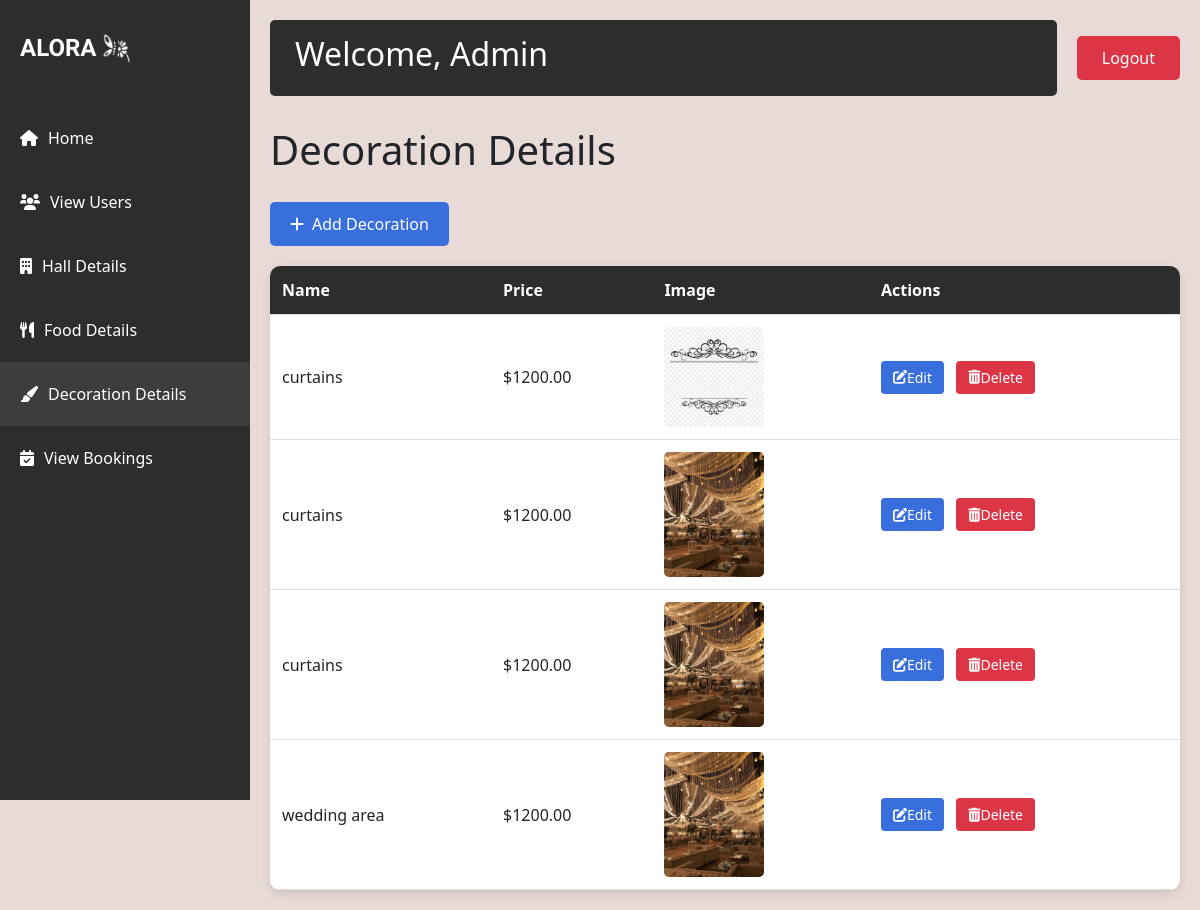
The page /decorationdetails on the database its author committed.
### app/models.py (models this page shows)
class Decoration(models.Model):
    decoration_name=models.CharField(max_length=100,null=True,blank=True)
    decoration_image=models.FileField(upload_to='images/')
    decoration_price=models.DecimalField(max_digits=10,decimal_places=2)

### app/views.py (the view)
# urls.py: path('decorationdetails',views.decoration_details,name='decorationdetails'),
def decoration_details(request):
    data=Decoration.objects.all()
    return render(request,'decoration_details.html',{'datas':data})

### templates/decoration_details.html (shortened to what this page needs)
<!DOCTYPE html>
<html lang="en">
<head>
    {% load static %}
    <link href="https://cdn.jsdelivr.net/npm/bootstrap@5.3.0/dist/css/bootstrap.min.css" rel="stylesheet">
    <link rel="stylesheet" href="https://cdnjs.cloudflare.com/ajax/libs/font-awesome/6.0.0-beta3/css/all.min.css">
</head>
<body>
    <div class="sidebar">
        <div class="logo-container">
            <div class="logo">ALORA</div>
            <img src="{% static 'aloral.png' %}" alt="Light Bulb" class="logo-image">
        </div>
        <nav class="nav flex-column">
            <a class="nav-link" href="{% url 'admin' %}">
                <i class="fas fa-home"></i> Home
            </a>
            <a class="nav-link" href="{% url 'viewusers' %}">
                <i class="fas fa-users"></i> View Users
            </a>
            <a class="nav-link" href="{% url 'halldetails' %}">
                <i class="fas fa-building"></i> Hall Details
            </a>
            <a class="nav-link" href="{% url 'fooddetails' %}">
                <i class="fas fa-utensils"></i> Food Details
            </a>
            <a class="nav-link active" href="{% url 'decorationdetails' %}">
                <i class="fas fa-paint-brush"></i> Decoration Details
            </a>
            <a class="nav-link" href="{% url 'admin_view_booking' %}">
                <i class="fas fa-calendar-check"></i> View Bookings
            </a>
        </nav>
    </div>
    <div class="main-content">
        <div class="top-nav">
            <div class="welcome-section">
                <h2>Welcome, Admin</h2>
            </div>
            <a href="{% url 'logout' %}" class="logout-btn">Logout</a>
        </div>
        <h1>Decoration Details</h1>
        <a href="{% url 'adddecoration' %}" class="add-button">
            <i class="fas fa-plus"></i> Add Decoration
        </a>
        <table class="decoration-table">
            <thead>
                <tr>
                    <th>Name</th>
                    <th>Price</th>
                    <th>Image</th>
                    <th>Actions</th>
                </tr>
            </thead>
            <tbody>
                {% for x in datas %}
                <tr>
                    <td>{{ x.decoration_name }}</td>
                    <td>${{ x.decoration_price }}</td>
                    <td><img src="{{ x.decoration_image.url }}" alt="{{ x.decoration_name }}"></td>
                    <td>
                        <a href="{% url 'updatedecoration' x.id %}" class="action-btn edit-btn">
                            <i class="fas fa-edit"></i> Edit
                        </a>
                        <a href="{% url 'delete_decoration' x.id %}" class="action-btn delete-btn">
                            <i class="fas fa-trash-alt"></i> Delete
                        </a>
                    </td>
                </tr>
                {% empty %}
                <tr>
                    <td colspan="4">No decorations found.</td>
                </tr>
                {% endfor %}
            </tbody>
        </table>
    </div>
</body>
</html>

### templates/decoration_details.html (style rules this page uses)
body { background-color: #e8dad6; min-height: 100vh; }
.sidebar { background-color: #2d2d2d; color: white; min-height: 100vh; padding-top: 20px; position: fixed; width: 250px; transition: all 0.3s; }
.logo-container { display: flex; align-items: center; justify-content: flex-start; padding: 10px 20px; margin-bottom: 30px; }
.logo { font-family: 'Irish Grover'; font-size: 24px; font-weight: bold; }
.logo-image { width: 30px; height: 30px; margin-left: 5px; }
.nav-link { color: #ffffff; padding: 20px 20px; transition: all 0.3s; font-size: 16px; display: flex; align-items: center; }
.nav-link i { margin-right: 10px; }
.nav-link.active { background-color: #3d3d3d; }
.main-content { margin-left: 250px; padding: 20px; transition: all 0.3s; }
.top-nav { display: flex; justify-content: space-between; align-items: center; margin-bottom: 30px; }
.welcome-section { background-color: #2d2d2d; color: white; padding: 15px 25px; border-radius: 5px; flex-grow: 1; margin-right: 20px; }
.logout-btn { background-color: #dc3545; color: white; border: none; padding: 10px 25px; border-radius: 5px; text-decoration: none; transition: background-color 0.3s; }
.decoration-table { width: 100%; border-collapse: collapse; margin-top: 20px; background-color: white; border-radius: 10px; overflow: hidden; box-shadow: 0 4px 10px rgba(0, 0, 0, 0.1); }
.decoration-table th, .decoration-table td { padding: 12px; text-align: left; border-bottom: 1px solid #ddd; }
.decoration-table th { background-color: #2d2d2d; color: white; }
.decoration-table img { width: 100px; height: auto; border-radius: 5px; }
.action-btn { padding: 6px 12px; border-radius: 4px; text-decoration: none; color: white; font-size: 14px; display: inline-flex; align-items: center; justify-content: center; transition: all 0.3s; }
.edit-btn { background-color: #386fdd; }
.delete-btn { background-color: #dc3545; margin-left: 8px; }
.add-button { display: inline-block; margin-top: 20px; padding: 10px 20px; background-color: #386fdd; color: #fff; text-decoration: none; border-radius: 5px; font-size: 16px; transition: background-color 0.3s; display: inline-flex; align-items: center; }
.add-button i { margin-right: 8px; }

### rows shown on the page
Decoration: decoration_name "curtains", decoration_price "1200.00", decoration_image (picture)
Decoration: decoration_name "curtains", decoration_price "1200.00", decoration_image (picture)
Decoration: decoration_name "curtains", decoration_price "1200.00", decoration_image (picture)
Decoration: decoration_name "wedding area", decoration_price "1200.00", decoration_image (picture)
